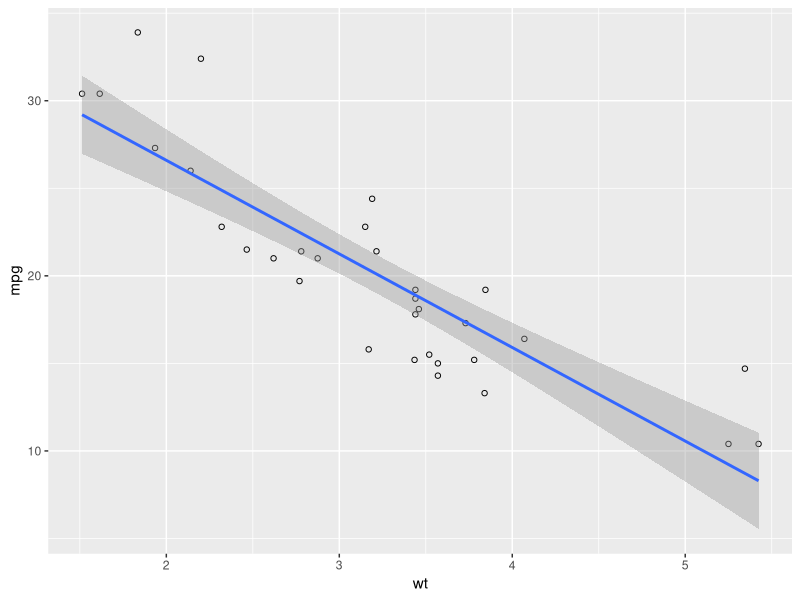
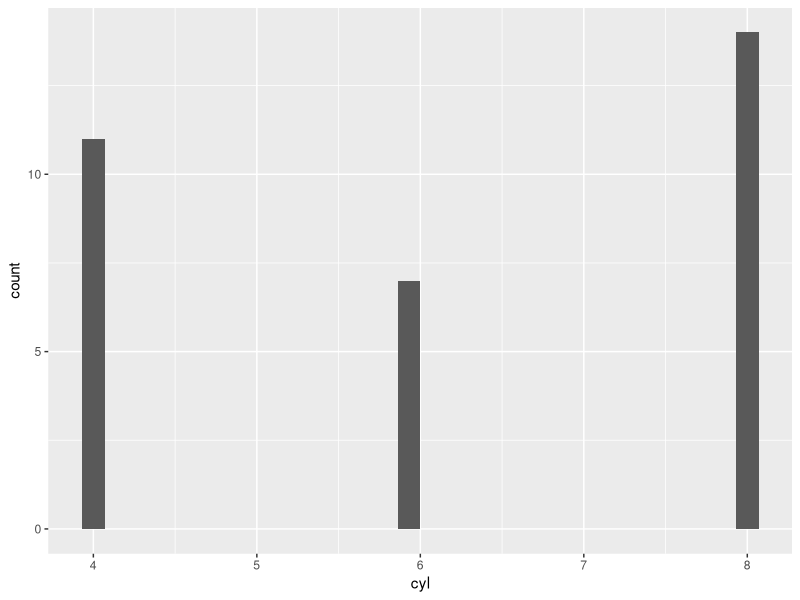
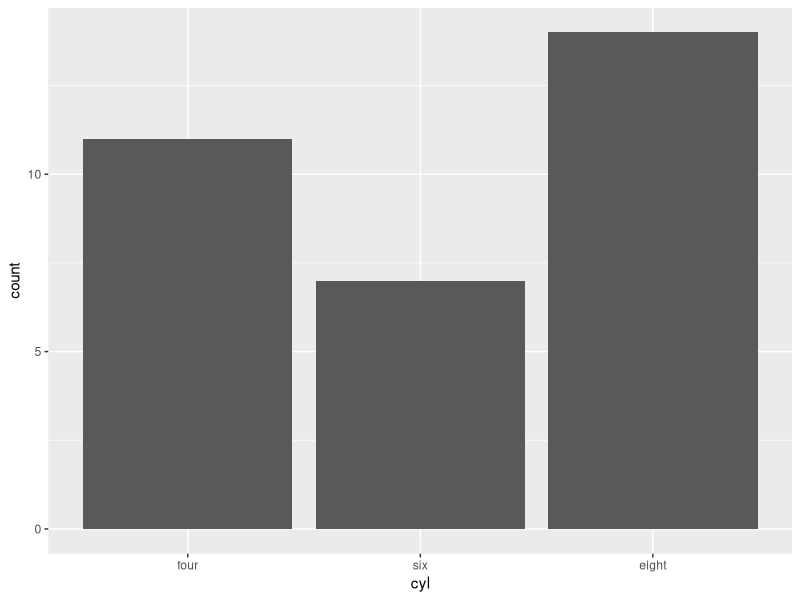
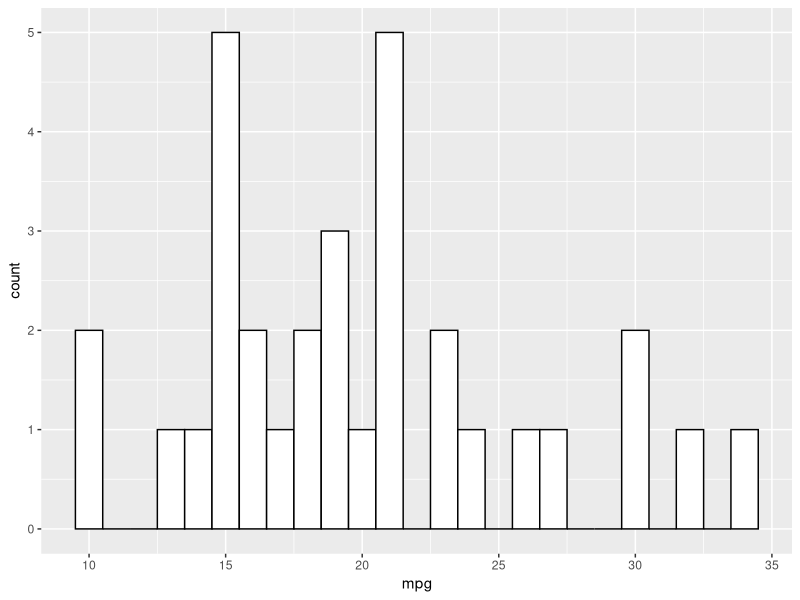
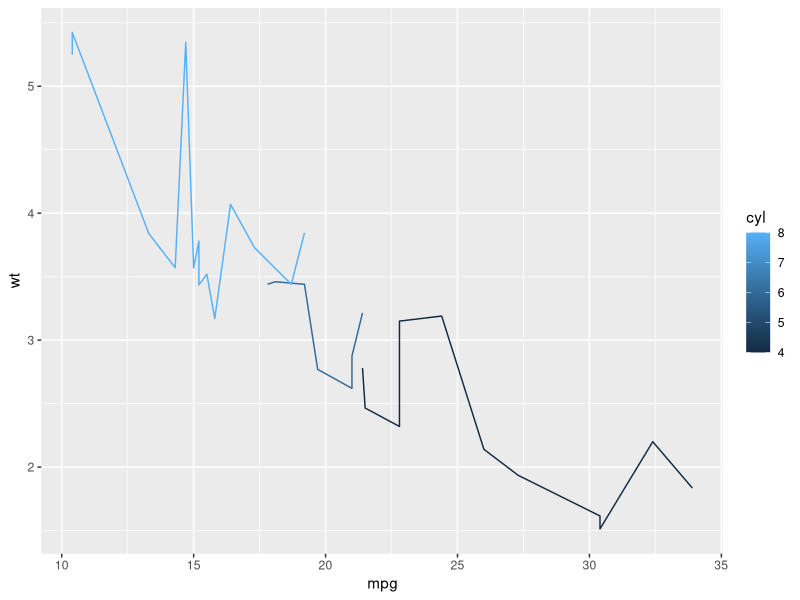

R code for these plots, in order:
## ---- chunk 1
knitr::opts_chunk$set(echo = TRUE)
usePackage <- function(p) {
    if (!is.element(p, installed.packages()[,1]))
        install.packages(p, dep = TRUE)
    require(p, character.only = TRUE, warn.conflicts = FALSE, quietly = TRUE)
}
usePackage("dplyr")
usePackage("readr")
usePackage("ggplot2")
## ---- chunk 2
cars <- read_csv("data/cars.csv")
## ---- chunk 3
View(cars)
## ---- chunk 4
str(cars)
## ---- chunk 5
arrange(cars, cyl, desc(mpg), desc(hp), wt)
## ---- chunk 6
sixcyls <- filter(cars, cyl == 6)
## ---- chunk 7
sixcyls <- mutate(sixcyls, dispWt = disp / wt)
## ---- chunk 8
sixcyls <- select(sixcyls, mpg:wt)
## ---- chunk 9
count(sixcyls, hp)
## ---- chunk 10

filter(cars, cyl >= 4, cyl <= 6) %>% 
  select(makeModel, mpg:wt) %>%
  mutate(dispWt = disp / wt) %>% 
  arrange(desc(mpg), wt)
## ---- chunk 11
ggplot(cars, aes(x = wt, y = mpg)) +
  geom_point(shape = 1) + 
  geom_smooth(method = lm)
## ---- chunk 12
ggplot(data=cars, aes(x = cyl)) +
    geom_bar(stat="bin")
## ---- chunk 13
mutate(cars, cyl = factor(cyl, labels = c("four","six","eight"))) %>% 
  ggplot(aes(x = cyl)) +
    geom_bar(stat="count")
## ---- chunk 14
ggplot(cars, aes(x = mpg)) +
    geom_histogram(binwidth=1, colour="black", fill="white")
## ---- chunk 15
ggplot(data=cars, aes(x = mpg, y = wt, group = cyl, colour = cyl)) +
    geom_line() #+
    #geom_point()
